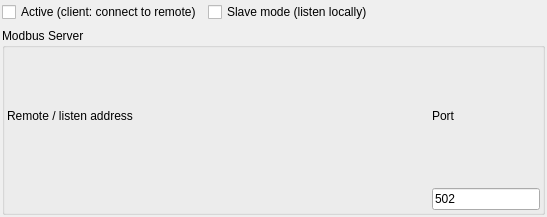
<?xml version="1.0" encoding="UTF-8"?>
<ui version="4.0">
 <class>TcpIpSettingsWidget</class>
 <widget class="QWidget" name="TcpIpSettingsWidget">
  <property name="geometry">
   <rect>
    <x>0</x>
    <y>0</y>
    <width>547</width>
    <height>217</height>
   </rect>
  </property>
  <property name="windowTitle">
   <string>Form</string>
  </property>
  <layout class="QVBoxLayout" name="verticalLayout">
   <property name="leftMargin">
    <number>2</number>
   </property>
   <property name="topMargin">
    <number>2</number>
   </property>
   <property name="rightMargin">
    <number>2</number>
   </property>
   <property name="bottomMargin">
    <number>2</number>
   </property>
   <item>
    <layout class="QHBoxLayout" name="activationLayout">
     <item>
      <widget class="QCheckBox" name="cbEnabled">
       <property name="text">
        <string>Active (client: connect to remote)</string>
       </property>
      </widget>
     </item>
     <item>
      <widget class="QCheckBox" name="serverMode">
       <property name="text">
        <string>Slave mode (listen locally)</string>
       </property>
      </widget>
     </item>
     <item>
      <spacer name="activationSpacer">
       <property name="orientation">
        <enum>Qt::Orientation::Horizontal</enum>
       </property>
       <property name="sizeHint" stdset="0">
        <size>
         <width>40</width>
         <height>20</height>
        </size>
       </property>
      </spacer>
     </item>
    </layout>
   </item>
   <item>
    <widget class="QGroupBox" name="groupBox">
     <property name="title">
      <string>Modbus Server</string>
     </property>
     <layout class="QGridLayout" name="gridLayout">
      <property name="leftMargin">
       <number>2</number>
      </property>
      <property name="topMargin">
       <number>2</number>
      </property>
      <property name="rightMargin">
       <number>2</number>
      </property>
      <property name="bottomMargin">
       <number>2</number>
      </property>
      <item row="0" column="0">
       <widget class="QLabel" name="label">
        <property name="text">
        <string>Remote / listen address</string>
        </property>
       </widget>
      </item>
      <item row="0" column="1">
       <widget class="QLabel" name="label_2">
        <property name="text">
         <string>Port</string>
        </property>
       </widget>
      </item>
      <item row="1" column="0">
       <widget class="IPAddressCtrl" name="edNetworkAddress" native="true">
        <property name="sizePolicy">
         <sizepolicy hsizetype="Preferred" vsizetype="Preferred">
          <horstretch>1</horstretch>
          <verstretch>0</verstretch>
         </sizepolicy>
        </property>
        <property name="minimumSize">
         <size>
          <width>260</width>
          <height>0</height>
         </size>
        </property>
       </widget>
      </item>
      <item row="1" column="1">
       <widget class="QLineEdit" name="edPort">
        <property name="text">
         <string>502</string>
        </property>
       </widget>
      </item>
     </layout>
    </widget>
   </item>
  </layout>
 </widget>
 <customwidgets>
  <customwidget>
   <class>IPAddressCtrl</class>
   <extends>QWidget</extends>
   <header>ipaddressctrl.h</header>
   <container>1</container>
  </customwidget>
 </customwidgets>
 <resources/>
 <connections/>
</ui>
